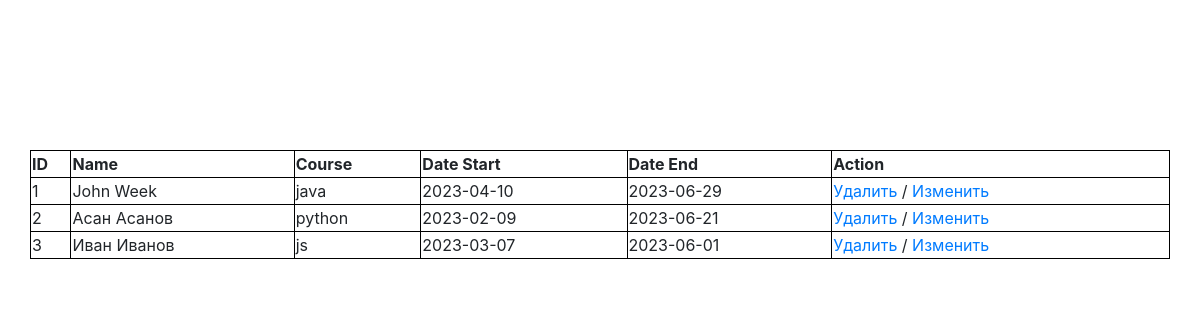
The page / on the database its author committed.
### app/models.py (models this page shows)
class Student(db.Model):
    id = db.Column(db.Integer, primary_key=True)
    name = db.Column(db.String)
    course_id = db.Column(db.Integer, db.ForeignKey('course.id'))
    course = db.relationship('Course', backref=db.backref('students', lazy='dynamic'))

class Course(db.Model):
    id = db.Column(db.Integer, primary_key=True)
    language = db.Column(db.String)
    date_start = db.Column(db.Date)
    date_end = db.Column(db.Date)

### app/views.py (the view)
def index():
    students = Student.query.all()
    return render_template('index.html', students=students)

### app/templates/index.html (shortened to what this page needs)
<!doctype html>
<html lang="en">
<head>
    <link rel="stylesheet" href="https://cdn.jsdelivr.net/npm/bootstrap@4.6.2/dist/css/bootstrap.min.css">
    <link rel="stylesheet" href="{{ url_for('static', filename='css/style.css') }}">
</head>
<body>
<table class="container">
    <thead>
    <tr>
    <th> ID </th>
    <th> Name </th>
    <th> Course </th>
    <th> Date Start </th>
    <th> Date End </th>
    <th> Action </th>
    </tr>
    </thead>
    <tbody>
    {% for student in students %}
    <tr>
        <td> {{ student.id }} </td>
        <td> {{ student.name }} </td>
        <td> {{ student.course.language }} </td>
        <td> {{ student.course.date_start }} </td>
        <td> {{ student.course.date_end }} </td>
        <td>
        <a href="{{ url_for('student_delete', student_id=student.id) }}">Удалить</a> /
        <a href="{{ url_for('student_update', student_id=student.id) }}">Изменить</a>
      </td>
    </tr>
    {% endfor %}
    </tbody>
</table>
</body>
</html>

### app/templates/index.html (style rules this page uses)
table, th, td { border: 1px solid black; }

### rows shown on the page
Student: id "1", name "John Week", course.language "java", course.date_start "2023-04-10", course.date_end "2023-06-29"
Student: id "2", name "Асан Асанов", course.language "python", course.date_start "2023-02-09", course.date_end "2023-06-21"
Student: id "3", name "Иван Иванов", course.language "js", course.date_start "2023-03-07", course.date_end "2023-06-01"
